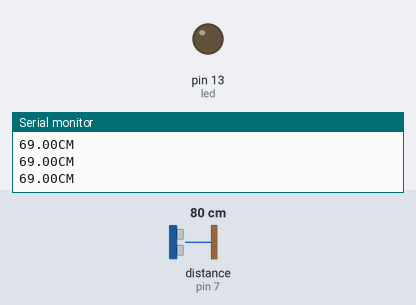
A sketch run on a simulated Arduino Uno, built with avr-gcc and run on an emulated ATmega328P. Parts: output pins drawn as LEDs (lit = HIGH), the last lines printed to the serial monitor. Wiring (inferred from the names in the program): ultrasonic range finder: trigger pin 8; echo pin 7. The inputs (shaded band) are chosen by the test bench; at power-on: distance to the obstacle (sensor on pin 7) 80 cm. The echo pulse lasts 58.3 µs per cm; pins used as bus, display or sensor lines are not drawn.

Above: at 1.2 s.
1.3 s: distance to the obstacle (sensor on pin 7) set to 19 cm
4.3 s: distance to the obstacle (sensor on pin 7) set to 15 cm
At 5.5 s:
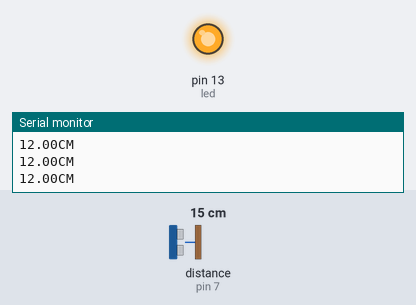
5.8 s: distance to the obstacle (sensor on pin 7) set to 18 cm
At 6.5 s:
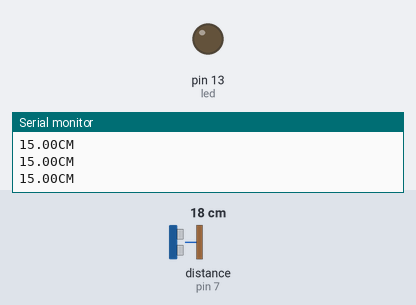
7.3 s: distance to the obstacle (sensor on pin 7) set to 2 cm
At 7.7 s:
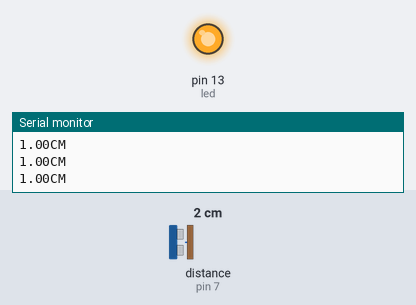
Timing chart, 0 to 9.8 s (numbered marks = the images above; inputs shaded):
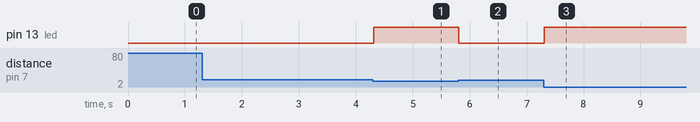

Measured:
- the behaviour switches between 18 and 17 cm on distance to the obstacle (sensor on pin 7) (found by bisection; images 0 and 1)
- after the input at 4.3 s, pin 13 (led): LOW → HIGH at once
- after the input at 5.8 s, pin 13 (led): HIGH → LOW at once
- after the input at 7.3 s, pin 13 (led): LOW → HIGH at once

The sketch:

sketch-2.ino
```cpp
int trig = 8;
int echo = 7;
int led = 13;

void setup() {
    pinMode(trig, OUTPUT);
    pinMode(echo, INPUT);
    pinMode(led, OUTPUT);
    Serial.begin(9600);
}

void loop() {
    digitalWrite(trig, LOW);
    digitalWrite(echo, LOW);
    delayMicroseconds(10);
    digitalWrite(trig, HIGH);
    delayMicroseconds(10);
    digitalWrite(trig, LOW);
    unsigned long duration = pulseIn(echo, HIGH);
    float distance = duration * 300 / 10000 /2;

    Serial.print(distance);
    Serial.println("CM");
    if (distance < 15) {
        digitalWrite(led, HIGH);
    } else {
        digitalWrite(led, LOW);
    }
    delay(10);
}
```
